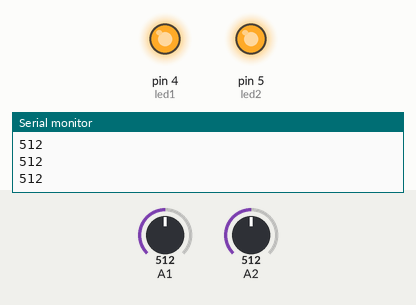
The sketch below on a simulated Arduino Uno, built with avr-gcc and run on an emulated ATmega328P. Parts: output pins drawn as LEDs (lit = HIGH), the last lines printed to the serial monitor. The inputs (shaded band) are chosen by the test bench; at power-on: A1 = 512, A2 = 512.

Above: at 1.8 s.
1.9 s: A1 set to 582
3.4 s: A1 set to 608
At 5.2 s:
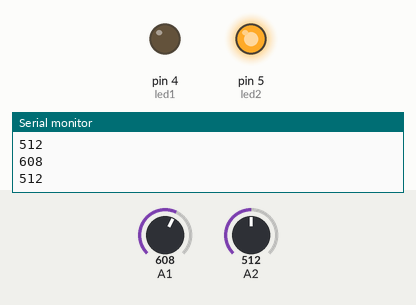
5.5 s: A2 set to 590
7.2 s: A2 set to 615
At 8.3 s:
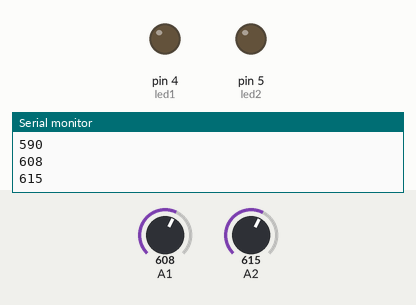
9.5 s: A1 set to 511
At 11.1 s:
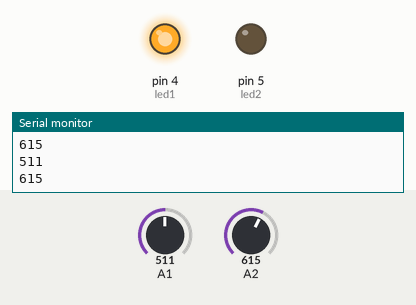
11.5 s: A1 set to 610
At 12.6 s:
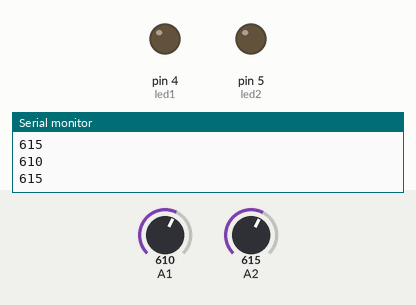
Timing chart, 0 to 14.5 s (numbered marks = the images above; inputs shaded):
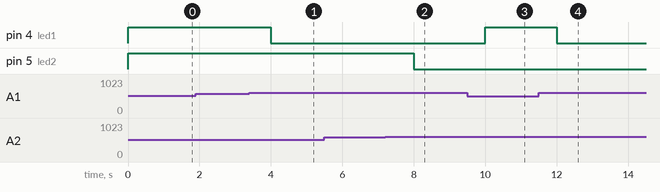

Measured:
- the behaviour switches between 599 and 600 on A1 (found by bisection; images 0 and 1)
- the behaviour switches between 599 and 600 on A2 (found by bisection; images 1 and 2)
- after the input at 3.4 s, pin 4 (led1): HIGH → LOW after 0.60 s
- after the input at 7.2 s, pin 5 (led2): HIGH → LOW after 0.81 s
- after the input at 9.5 s, pin 4 (led1): LOW → HIGH after 0.51 s
- after the input at 11.5 s, pin 4 (led1): HIGH → LOW after 0.51 s

The sketch:

moisture_control.ino
```cpp
/*
 Project Name: MOISTURE CONTROLLED AUTOMATED IRRIGATION SYSTEM
 Revision Date: 02/01/2022
 Arthur: ABDOUL-RAZAQ YUSSUF MBALAMULA
 //------------------------------------------------------------------------------------------------------------------------------------------------------------------------
 Purpose: The device is developed to serve as an alternative for implementing an effective irrigation system. The system works by informing farmers when watering plants,
 when to start and when to stop, so as not to waste water.
 //------------------------------------------------------------------------------------------------------------------------------------------------------------------------
 System Input: Soil Moisture Sensors - To measure the moisture level in the soil
 System Output: LEDs - To indicate when the water is enough or not
 //------------------------------------------------------------------------------------------------------------------------------------------------------------------------
 System Work: The moisture detection process is carried out by placing the moisture sensors in their respective parts of the soil. The sensors are set to give feedback
              to a certain level of moisture, depending on how much water is needed for the particular soil or plant. During the watering process, once the required amount
              is reached, the LED of that particular sensor will be activated.
 //------------------------------------------------------------------------------------------------------------------------------------------------------------------------
 */

 //DEFINITIONS
int led1 = 4;     //Indicating the LED 1 is connected to Digital Pin 4
int led2 = 5;    //Indicating that the LED 2 is connected to Digital Pin 5

// THE CODE SETUP
void setup() {

pinMode(led1, OUTPUT);    //LED 1 is defined as an output
pinMode(led2, OUTPUT);    //LED 2 is defined as an output
Serial.begin(9600);       // initialize serial communication at 9600 bits per second

}


// THE MAIN CODE
void loop() {

int sensorValue1 = analogRead(A1);   //reads the input on Analog Pin 1

if (sensorValue1 >=600 && sensorValue1 <=800){  //If the moisture level reaches the value between 600-800, the LED 1 will be activated
Serial.println(sensorValue1);
    digitalWrite(led1, LOW);  //LED 1 is OFF
  }
  else {
Serial.println(sensorValue1);
    digitalWrite(led1, HIGH);  //LED 1 is ON

  }

int sensorValue2 = analogRead(A2); //reads the input on Analog Pin 2


if (sensorValue2 >=600 && sensorValue2 <=800){   //If the moisture level reaches the value between 400-600 the LED 2 will be activated
Serial.println(sensorValue2);                    //Lower values means the moisture is high
    digitalWrite(led2, LOW);  //LED 2 is OFF
  }
  else {
Serial.println(sensorValue2);
    digitalWrite(led2, HIGH);  //LED 2 is ON
  }
delay(1000);    //delays for 1 second before turning the LED ON or OFF
}
```
